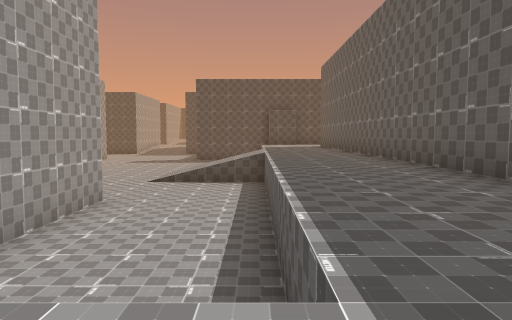
[1] (above)

17 first-person views from a walk through a scene from a Unity 3-D project. The camera is 1.2 m above the floor, tilts 4° down and sees 70° across. The floor is counted in squares, 2 m on a side. Each view is taken from the middle of a square. On the plan, view 1 faces up. The plan holds only what a view shows up to about 10 squares ahead; the rest is blank. The place goes on beyond the plan. Door leaves are left out, so doorways stand open.

[2]
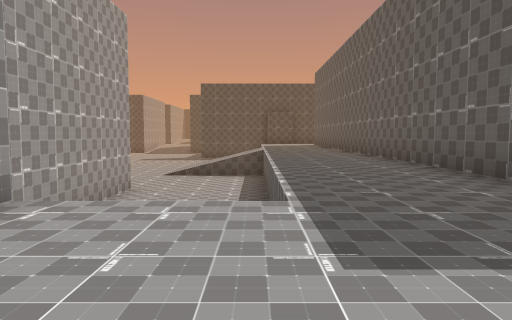

[3]
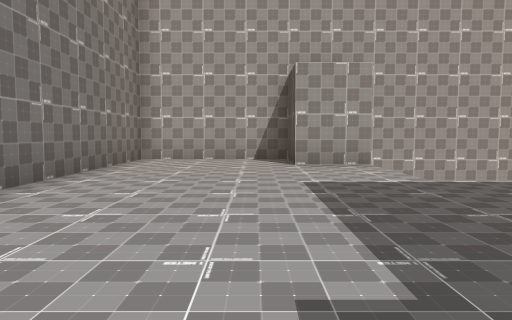

[4]
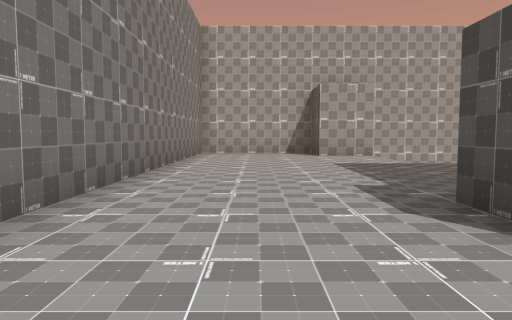

[5]
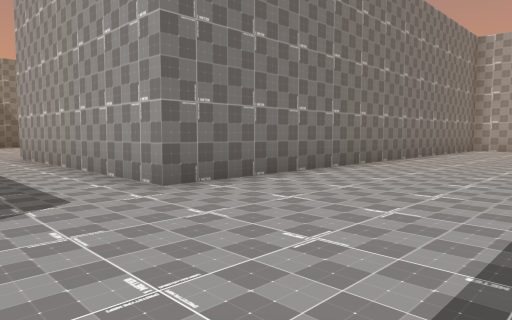

[6]
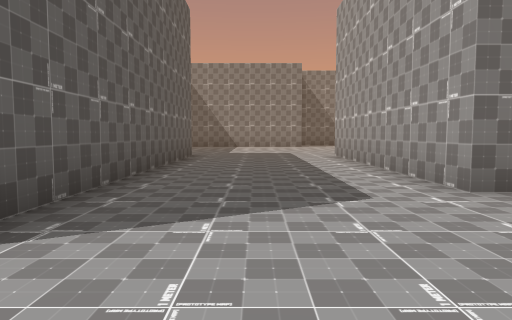

[7]
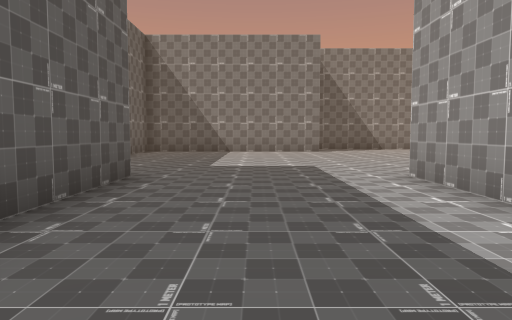

[8]
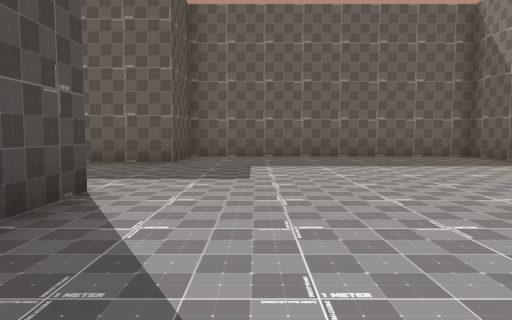

[9]
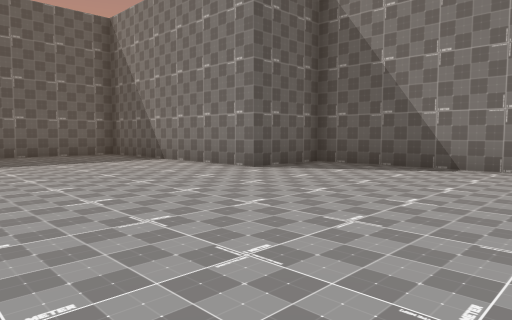

[10]
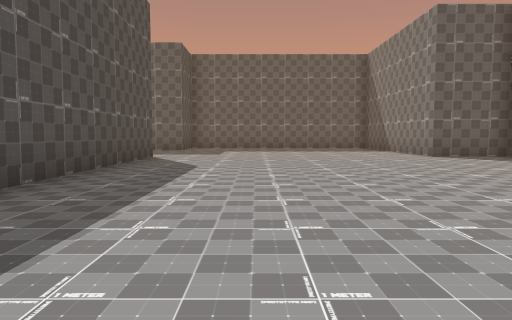

[11]
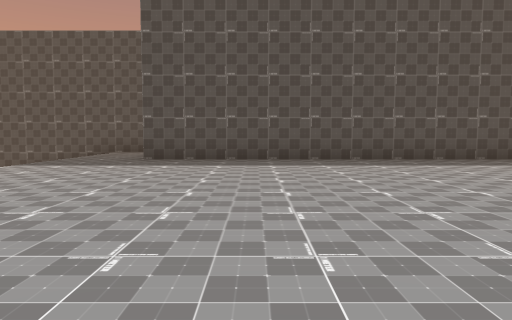

[12]
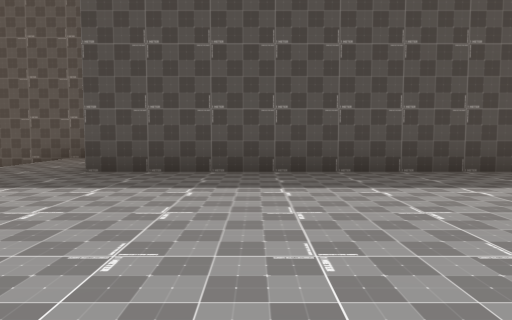

[13]
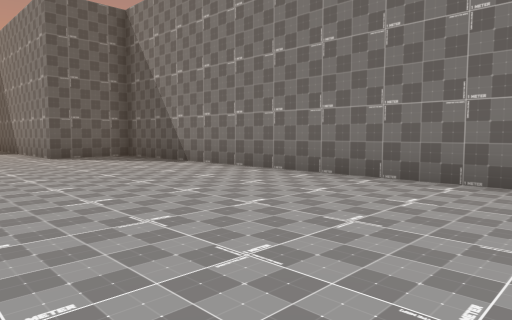

[14]
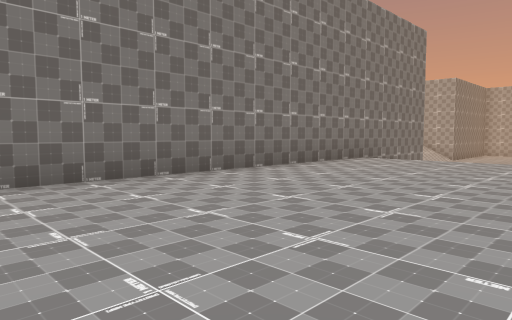

[15]
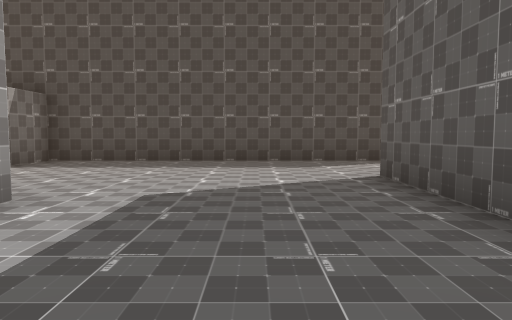

[16]
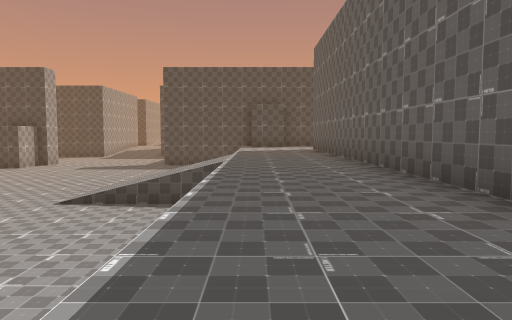

[17]
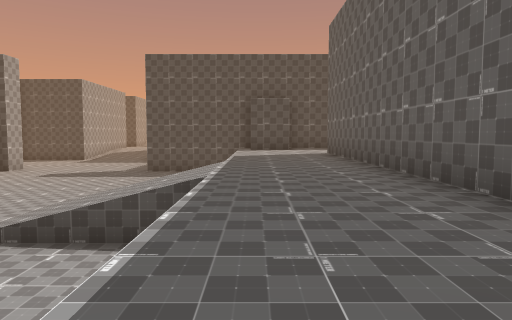

### Floor plan
Key: @ floor where view 1 was taken; # wall or solid block; . main floor; - floor 2 m lower than the main floor; / step, stairs or slope.
Columns run from 7 left of view 1 to 15 right of it. Each row starts with its distance up from view 1.
 17   --    ...#
 16   --   -...#
 15   --////...#
 14   --////...#
 13   --////...#
 12   ------...#
 11    -----...#
 10    -----...#
  9    -----...#
  8    #----...#
  7    #----...#
  6    #----...#
  5    #----...#
  4    #----...#
  3    # ---...#
  2    #   -...  #########
  1    ##......  #........
  0    ##..@....##.......
 -1    #.................
 -2    #................#
 -3    #................#
 -4    #############....#
 -5                #....#
 -6 ###            #....#
 -7 //.            #....#
 -8  /.            #....#
 -9  /..           #....#
-10  /..############....###
-11  /....................#
-12  /....................#
-13   ....................#
-14   ....................#
-15    ...................#
-16   ....................#
-17  /....................#
-18  /..............#######
-19  /..............#
-20 #################

Positions as (right, up) in squares from view 1, and headings:
1: (0, 0), facing up
2: (0, -2), facing up
3: (5, -1), facing left
4: (8, -2), facing left
5: (11, 0), facing down-left
6: (11, 0), facing down
7: (11, -5), facing down
8: (5, -12), facing right
9: (4, -13), facing down-right
10: (-1, -13), facing right
11: (-1, -19), facing up
12: (-1, -16), facing up
13: (-1, -15), facing down-right
14: (3, -15), facing down-left
15: (11, -7), facing up
16: (1, 4), facing up
17: (1, 7), facing up
